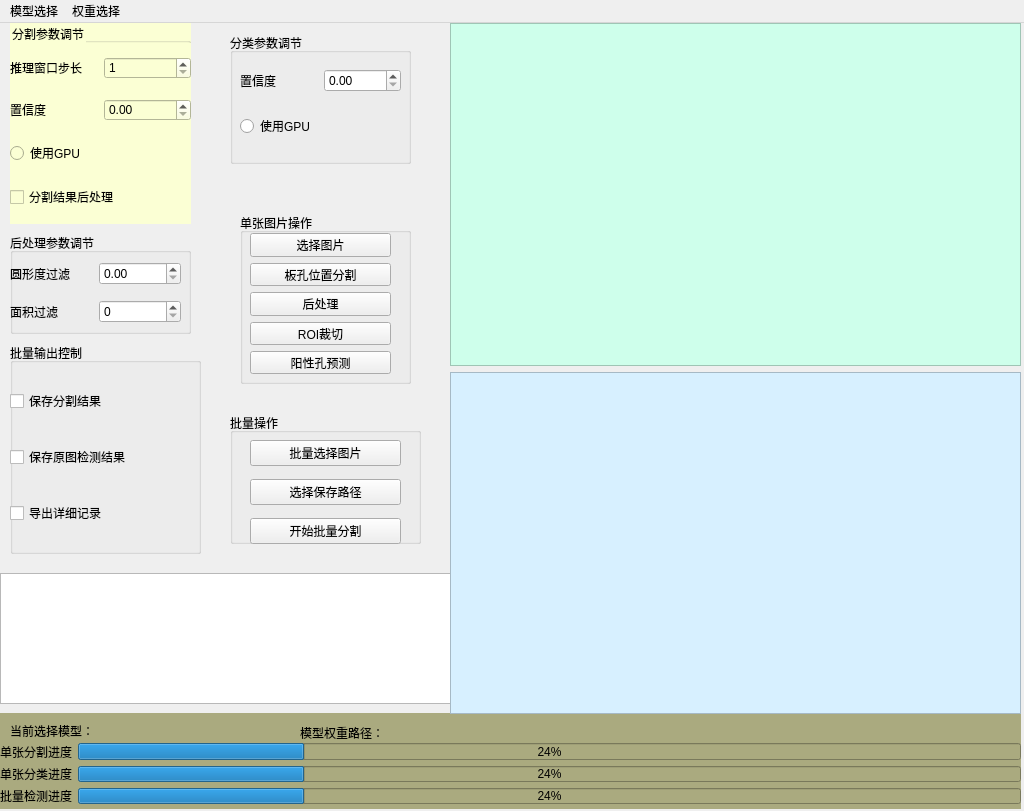
<?xml version="1.0" encoding="UTF-8"?>
<ui version="4.0">
 <class>MainWindow</class>
 <widget class="QMainWindow" name="MainWindow">
  <property name="geometry">
   <rect>
    <x>0</x>
    <y>0</y>
    <width>1024</width>
    <height>811</height>
   </rect>
  </property>
  <property name="windowTitle">
   <string>MainWindow</string>
  </property>
  <widget class="QWidget" name="centralwidget">
   <widget class="QWidget" name="widgetBottom" native="true">
    <property name="geometry">
     <rect>
      <x>0</x>
      <y>690</y>
      <width>1021</width>
      <height>96</height>
     </rect>
    </property>
    <property name="styleSheet">
     <string notr="true">background-color: rgb(170, 170, 127);</string>
    </property>
    <widget class="QLabel" name="labelModel">
     <property name="geometry">
      <rect>
       <x>10</x>
       <y>10</y>
       <width>241</width>
       <height>16</height>
      </rect>
     </property>
     <property name="styleSheet">
      <string notr="true">color: rgb(0, 0, 0);</string>
     </property>
     <property name="text">
      <string>当前选择模型：</string>
     </property>
    </widget>
    <widget class="QLabel" name="labelWeight">
     <property name="geometry">
      <rect>
       <x>300</x>
       <y>10</y>
       <width>651</width>
       <height>20</height>
      </rect>
     </property>
     <property name="styleSheet">
      <string notr="true">color: rgb(0, 0, 0);</string>
     </property>
     <property name="text">
      <string>模型权重路径：</string>
     </property>
    </widget>
    <widget class="QWidget" name="bottomProgressContainer">
     <property name="geometry">
      <rect>
       <x>0</x>
       <y>30</y>
       <width>1021</width>
       <height>61</height>
      </rect>
     </property>
     <layout class="QVBoxLayout" name="verticalLayout_3">
      <item>
       <layout class="QHBoxLayout" name="horizontalLayout_PatchProgress">
        <item>
         <widget class="QLabel" name="labelPatchProgress">
          <property name="styleSheet">
           <string notr="true">color: rgb(0, 0, 0);</string>
          </property>
          <property name="text">
           <string>单张分割进度</string>
          </property>
         </widget>
        </item>
        <item>
         <widget class="QProgressBar" name="progressBarPatch">
          <property name="styleSheet">
           <string notr="true">color: rgb(0, 0, 0);</string>
          </property>
          <property name="value">
           <number>24</number>
          </property>
         </widget>
        </item>
       </layout>
      </item>
      <item>
       <layout class="QHBoxLayout" name="horizontalLayout_ClassProgress">
        <item>
         <widget class="QLabel" name="labelClassProgress">
          <property name="styleSheet">
           <string notr="true">color: rgb(0, 0, 0);</string>
          </property>
          <property name="text">
           <string>单张分类进度</string>
          </property>
         </widget>
        </item>
        <item>
         <widget class="QProgressBar" name="progressBarClass">
          <property name="styleSheet">
           <string notr="true">color: rgb(0, 0, 0);</string>
          </property>
          <property name="value">
           <number>24</number>
          </property>
         </widget>
        </item>
       </layout>
      </item>
      <item>
       <layout class="QHBoxLayout" name="horizontalLayout_BatchProgress">
        <item>
         <widget class="QLabel" name="labelBatchProgress">
          <property name="styleSheet">
           <string notr="true">color: rgb(0, 0, 0);</string>
          </property>
          <property name="text">
           <string>批量检测进度</string>
          </property>
         </widget>
        </item>
        <item>
         <widget class="QProgressBar" name="progressBarBatch">
          <property name="styleSheet">
           <string notr="true">color: rgb(0, 0, 0);</string>
          </property>
          <property name="value">
           <number>24</number>
          </property>
         </widget>
        </item>
       </layout>
      </item>
     </layout>
    </widget>
   </widget>
   <widget class="QGroupBox" name="groupBoxParam">
    <property name="geometry">
     <rect>
      <x>10</x>
      <y>0</y>
      <width>181</width>
      <height>201</height>
     </rect>
    </property>
    <property name="styleSheet">
     <string notr="true">background-color: rgb(251, 255, 212);
color: rgb(0, 0, 0);</string>
    </property>
    <property name="title">
     <string>分割参数调节</string>
    </property>
    <widget class="QWidget" name="layoutWidgetSegParam">
     <property name="geometry">
      <rect>
       <x>0</x>
       <y>20</y>
       <width>181</width>
       <height>181</height>
      </rect>
     </property>
     <layout class="QVBoxLayout" name="verticalLayout_SegParam">
      <item>
       <layout class="QHBoxLayout" name="horizontalLayout_Stride">
        <item>
         <widget class="QLabel" name="labelStride">
          <property name="text">
           <string>推理窗口步长</string>
          </property>
         </widget>
        </item>
        <item>
         <widget class="QSpinBox" name="spinBoxStride">
          <property name="minimum">
           <number>1</number>
          </property>
          <property name="maximum">
           <number>256</number>
          </property>
         </widget>
        </item>
       </layout>
      </item>
      <item>
       <layout class="QHBoxLayout" name="horizontalLayout_Confidence">
        <item>
         <widget class="QLabel" name="labelConfidence">
          <property name="text">
           <string>置信度</string>
          </property>
         </widget>
        </item>
        <item>
         <widget class="QDoubleSpinBox" name="doubleSpinBoxConfidence">
          <property name="minimum">
           <double>0.000000000000000</double>
          </property>
          <property name="maximum">
           <double>1.000000000000000</double>
          </property>
          <property name="singleStep">
           <double>0.010000000000000</double>
          </property>
          <property name="value">
           <double>0.000000000000000</double>
          </property>
         </widget>
        </item>
       </layout>
      </item>
      <item>
       <widget class="QRadioButton" name="radioButtonUsingGPU">
        <property name="text">
         <string>使用GPU</string>
        </property>
       </widget>
      </item>
      <item>
       <widget class="QCheckBox" name="checkBoxSegPostProcess">
        <property name="text">
         <string>分割结果后处理</string>
        </property>
       </widget>
      </item>
     </layout>
    </widget>
   </widget>
   <widget class="QGroupBox" name="groupBoxBatchParam">
    <property name="geometry">
     <rect>
      <x>10</x>
      <y>320</y>
      <width>191</width>
      <height>211</height>
     </rect>
    </property>
    <property name="title">
     <string>批量输出控制</string>
    </property>
    <widget class="QWidget" name="layoutWidgetBatchOutput">
     <property name="geometry">
      <rect>
       <x>0</x>
       <y>20</y>
       <width>181</width>
       <height>191</height>
      </rect>
     </property>
     <layout class="QVBoxLayout" name="verticalLayout_BatchOutputControl">
      <item>
       <widget class="QCheckBox" name="checkBoxSaveSeg">
        <property name="text">
         <string>保存分割结果</string>
        </property>
       </widget>
      </item>
      <item>
       <widget class="QCheckBox" name="checkBoxSavePredict">
        <property name="text">
         <string>保存原图检测结果</string>
        </property>
       </widget>
      </item>
      <item>
       <widget class="QCheckBox" name="checkBoxGenCSV">
        <property name="text">
         <string>导出详细记录</string>
        </property>
       </widget>
      </item>
     </layout>
    </widget>
   </widget>
   <widget class="QGroupBox" name="groupBoxPostProcess">
    <property name="geometry">
     <rect>
      <x>10</x>
      <y>210</y>
      <width>181</width>
      <height>101</height>
     </rect>
    </property>
    <property name="title">
     <string>后处理参数调节</string>
    </property>
    <widget class="QWidget" name="layoutWidgetPostProcess">
     <property name="geometry">
      <rect>
       <x>0</x>
       <y>20</y>
       <width>171</width>
       <height>81</height>
      </rect>
     </property>
     <layout class="QVBoxLayout" name="verticalLayout">
      <item>
       <layout class="QHBoxLayout" name="horizontalLayout_Circularity">
        <item>
         <widget class="QLabel" name="labelCircularity">
          <property name="text">
           <string>圆形度过滤</string>
          </property>
         </widget>
        </item>
        <item>
         <widget class="QDoubleSpinBox" name="doubleSpinBoxCircularity">
          <property name="maximum">
           <double>1.000000000000000</double>
          </property>
          <property name="singleStep">
           <double>0.010000000000000</double>
          </property>
         </widget>
        </item>
       </layout>
      </item>
      <item>
       <layout class="QHBoxLayout" name="horizontalLayout_Area">
        <item>
         <widget class="QLabel" name="label">
          <property name="text">
           <string>面积过滤</string>
          </property>
         </widget>
        </item>
        <item>
         <widget class="QSpinBox" name="spinBoxArea">
          <property name="maximum">
           <number>9999</number>
          </property>
         </widget>
        </item>
       </layout>
      </item>
     </layout>
    </widget>
   </widget>
   <widget class="QGroupBox" name="groupBoxSingle">
    <property name="geometry">
     <rect>
      <x>240</x>
      <y>190</y>
      <width>171</width>
      <height>171</height>
     </rect>
    </property>
    <property name="title">
     <string>单张图片操作</string>
    </property>
    <widget class="QWidget" name="layoutWidgetSingle">
     <property name="geometry">
      <rect>
       <x>10</x>
       <y>20</y>
       <width>141</width>
       <height>141</height>
      </rect>
     </property>
     <layout class="QVBoxLayout" name="verticalLayout_Single">
      <item>
       <widget class="QPushButton" name="pushButtonSingleImage">
        <property name="text">
         <string>选择图片</string>
        </property>
       </widget>
      </item>
      <item>
       <widget class="QPushButton" name="pushButtonSegmentation">
        <property name="text">
         <string>板孔位置分割</string>
        </property>
       </widget>
      </item>
      <item>
       <widget class="QPushButton" name="pushButtonSegPostProcess">
        <property name="text">
         <string>后处理</string>
        </property>
       </widget>
      </item>
      <item>
       <widget class="QPushButton" name="pushButtonROI">
        <property name="text">
         <string>ROI裁切</string>
        </property>
       </widget>
      </item>
      <item>
       <widget class="QPushButton" name="pushButtonPositivePredict">
        <property name="text">
         <string>阳性孔预测</string>
        </property>
       </widget>
      </item>
     </layout>
    </widget>
   </widget>
   <widget class="QGroupBox" name="groupBoxBatch">
    <property name="geometry">
     <rect>
      <x>230</x>
      <y>390</y>
      <width>191</width>
      <height>131</height>
     </rect>
    </property>
    <property name="title">
     <string>批量操作</string>
    </property>
    <widget class="QWidget" name="layoutWidgetBatch">
     <property name="geometry">
      <rect>
       <x>20</x>
       <y>20</y>
       <width>151</width>
       <height>121</height>
      </rect>
     </property>
     <layout class="QVBoxLayout" name="verticalLayout_Batch">
      <item>
       <widget class="QPushButton" name="pushButtonMutiImage">
        <property name="text">
         <string>批量选择图片</string>
        </property>
       </widget>
      </item>
      <item>
       <widget class="QPushButton" name="pushButtonSavepath">
        <property name="text">
         <string>选择保存路径</string>
        </property>
       </widget>
      </item>
      <item>
       <widget class="QPushButton" name="pushButtonStartBatch">
        <property name="text">
         <string>开始批量分割</string>
        </property>
       </widget>
      </item>
     </layout>
    </widget>
   </widget>
   <widget class="QTextBrowser" name="textBrowserLog">
    <property name="geometry">
     <rect>
      <x>0</x>
      <y>550</y>
      <width>451</width>
      <height>131</height>
     </rect>
    </property>
   </widget>
   <widget class="QWidget" name="layoutWidgetWorkSpace">
    <property name="geometry">
     <rect>
      <x>450</x>
      <y>0</y>
      <width>571</width>
      <height>691</height>
     </rect>
    </property>
    <layout class="QVBoxLayout" name="verticalLayout_WorkSpace">
     <item>
      <widget class="QGraphicsView" name="graphicsViewInput">
       <property name="styleSheet">
        <string notr="true">background-color: rgb(206, 255, 235);</string>
       </property>
      </widget>
     </item>
     <item>
      <widget class="QGraphicsView" name="graphicsViewOutput">
       <property name="styleSheet">
        <string notr="true">background-color: rgb(215, 240, 255);</string>
       </property>
      </widget>
     </item>
    </layout>
   </widget>
   <widget class="QGroupBox" name="groupBoxClass">
    <property name="geometry">
     <rect>
      <x>230</x>
      <y>10</y>
      <width>181</width>
      <height>131</height>
     </rect>
    </property>
    <property name="title">
     <string>分类参数调节</string>
    </property>
    <widget class="QWidget" name="classParamContainer">
     <property name="geometry">
      <rect>
       <x>10</x>
       <y>20</y>
       <width>161</width>
       <height>101</height>
      </rect>
     </property>
     <layout class="QVBoxLayout" name="verticalLayout_2">
      <item>
       <layout class="QHBoxLayout" name="horizontalLayout_classConfidience">
        <item>
         <widget class="QLabel" name="labelClassConfidience">
          <property name="text">
           <string>置信度</string>
          </property>
         </widget>
        </item>
        <item>
         <widget class="QDoubleSpinBox" name="doubleSpinBoxclassConfidience"/>
        </item>
       </layout>
      </item>
      <item>
       <widget class="QRadioButton" name="radioButtonClassUsingGPU">
        <property name="text">
         <string>使用GPU</string>
        </property>
       </widget>
      </item>
     </layout>
    </widget>
   </widget>
  </widget>
  <widget class="QMenuBar" name="menubar">
   <property name="geometry">
    <rect>
     <x>0</x>
     <y>0</y>
     <width>1024</width>
     <height>20</height>
    </rect>
   </property>
   <widget class="QMenu" name="menu">
    <property name="title">
     <string>模型选择</string>
    </property>
    <addaction name="actionUnet"/>
    <addaction name="actionAttentionUnet"/>
    <addaction name="actionR2Unet"/>
    <addaction name="actionFCN8S"/>
    <addaction name="actionSwinUnet"/>
   </widget>
   <widget class="QMenu" name="menu_2">
    <property name="title">
     <string>权重选择</string>
    </property>
    <addaction name="actionUnet_weight"/>
    <addaction name="actionAttentionUnet_weight"/>
    <addaction name="actionR2Unet_weight"/>
    <addaction name="actionFCN8S_weight"/>
    <addaction name="actionSwinUnet_weight"/>
   </widget>
   <addaction name="menu"/>
   <addaction name="menu_2"/>
  </widget>
  <action name="actionUnet">
   <property name="text">
    <string>Unet</string>
   </property>
  </action>
  <action name="actionAttentionUnet">
   <property name="text">
    <string>AttentionUnet</string>
   </property>
  </action>
  <action name="actionUnet_weight">
   <property name="text">
    <string>Unet</string>
   </property>
  </action>
  <action name="actionAttentionUnet_weight">
   <property name="text">
    <string>AttentionUnet</string>
   </property>
  </action>
  <action name="actionR2Unet">
   <property name="text">
    <string>R2Unet</string>
   </property>
  </action>
  <action name="actionFCN8S">
   <property name="text">
    <string>FCN8S</string>
   </property>
  </action>
  <action name="actionSwinUnet">
   <property name="text">
    <string>SwinUnet</string>
   </property>
  </action>
  <action name="actionR2Unet_weight">
   <property name="text">
    <string>R2Unet</string>
   </property>
  </action>
  <action name="actionFCN8S_weight">
   <property name="text">
    <string>FCN8S</string>
   </property>
  </action>
  <action name="actionSwinUnet_weight">
   <property name="text">
    <string>SwinUnet</string>
   </property>
  </action>
 </widget>
 <resources/>
 <connections/>
</ui>
